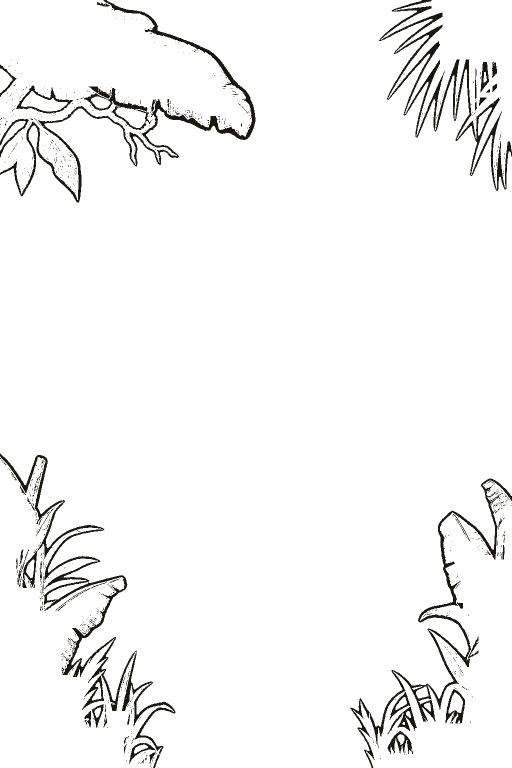
#> input picture assets/scence/paper-diorama-v1/foliage-ink.png, 1024 x 1536 px, given in place of sky.png, which was not available (shown at 1/2 size)
$ python paper-ink-masks.py
#> lines starting #> are read from the running program, lines starting #| are printed output that depends on the picture; after the words box and inside, x2 and y2 are one past the last pixel; in counts of white or black regions, pixels touching at a corner belong together; pictures that were not available may be replaced by others from this repository, and a replacement may not be noted
"""Derive transparent ink overlays; never rewrite any approved/source artwork.
Only warm paper-edge pixels near an alpha boundary are covered. Interior ink,
moon, lantern and textures are preserved. Keep a thin outer paper bevel.
Requires Pillow/numpy for this optional authoring step, never at game runtime.
"""
from pathlib import Path
from PIL import Image,ImageFilter
import numpy as np
root=Path(__file__).resolve().parents[1]/'assets/scence/paper-diorama-v1'
for name,reach in [('sky',10),('forest',13),('village-v2',17),('foliage',21)]:
 src=Image.open(root/(name+'.png')).convert('RGBA');a=np.array(src);r,g,b,alpha=[a[:,:,i].astype(float) for i in range(4)]
#> further down, src is the input picture: PIL image 1024x1536 RGBA; mean R, G, B, A 23, 20, 15, 9.6
#> after `r, g, b, alpha = [a[:, :, i].astype(float) for i in range(4)]`: r: shape (1536, 1024) float64; every value is 23
#> after `r, g, b, alpha = [a[:, :, i].astype(float) for i in range(4)]`: g: shape (1536, 1024) float64; every value is 20
#> after `r, g, b, alpha = [a[:, :, i].astype(float) for i in range(4)]`: b: shape (1536, 1024) float64; every value is 15
#> after `r, g, b, alpha = [a[:, :, i].astype(float) for i in range(4)]`:
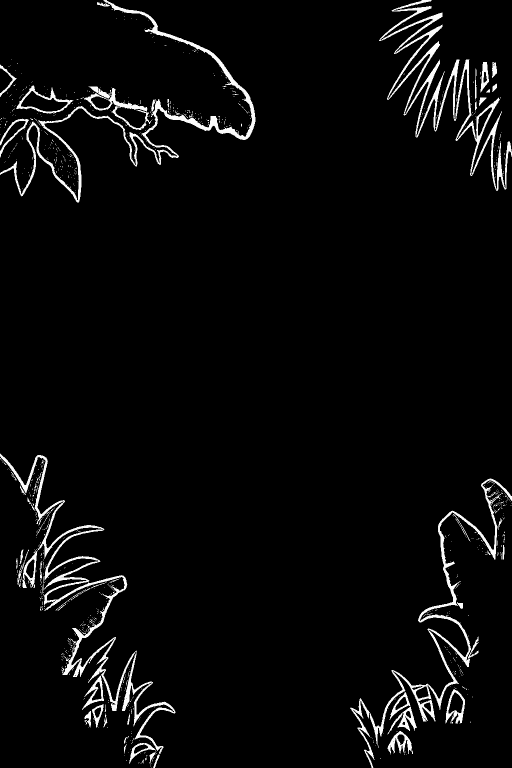
#> alpha: shape (1536, 1024) float64 (shown at 1/2 size); min 0, max 254, mean 9.6
 boundary=Image.fromarray(np.where(alpha<180,255,0).astype('uint8'))
#> boundary: PIL image 1024x1536 L; 96.2% white; 917 black regions (852 under 20 px), largest, box (x1, y1, x2, y2) and area: (0, 907, 351, 1509) 12738, (758, 0, 1024, 382) 11828, (0, 0, 511, 405) 10662
 near=np.array(boundary.filter(ImageFilter.MaxFilter(reach*2+1)))>0
#> near: shape (1536, 1024) bool; every value is 1
 # The printed outline already has irregular hand-cut contours. Follow them.
 warm=(r>135)&(g>110)&(b>65)&(r>=g)&(g>=b)&((r-g)<85)&((g-b)<85)&(alpha>170)
#> warm: shape (1536, 1024) bool; every value is 0
 outer=np.array(boundary.filter(ImageFilter.MaxFilter(3)))>0
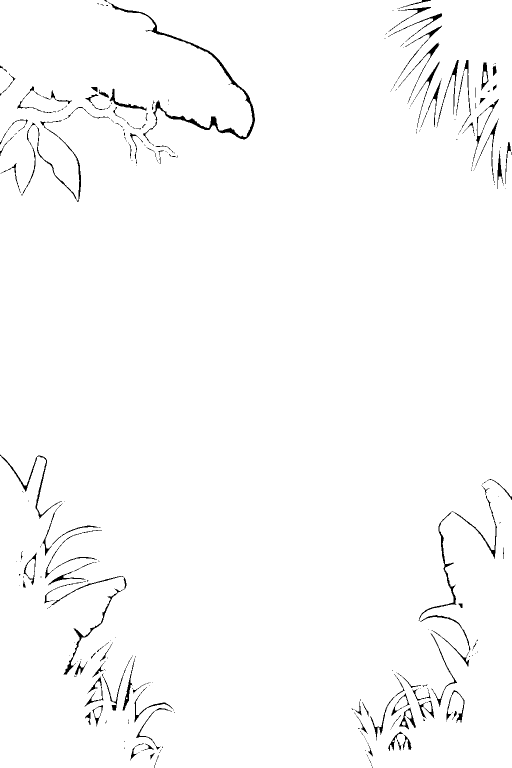
#> outer: shape (1536, 1024) bool (shown at 1/2 size); 98.4% white; 335 black regions (235 under 20 px), largest, box (x1, y1, x2, y2) and area: (216, 4, 510, 288) 3493, (837, 991, 994, 1242) 1493, (103, 1152, 253, 1349) 1243
 mask=warm&near&~outer
 out=np.zeros_like(a);out[:,:,:3]=[23,20,15];out[:,:,3]=np.where(mask,alpha,0).astype('uint8')
 Image.fromarray(out).save(root/(name+'-ink.png'),optimize=True)
 print(name,int(mask.sum()),'ink pixels')
#| sky 0 ink pixels
#> pass 2 of the loop `for name,reach in [('sky',10),('forest',13),('village-v2',17),('foliag..`:
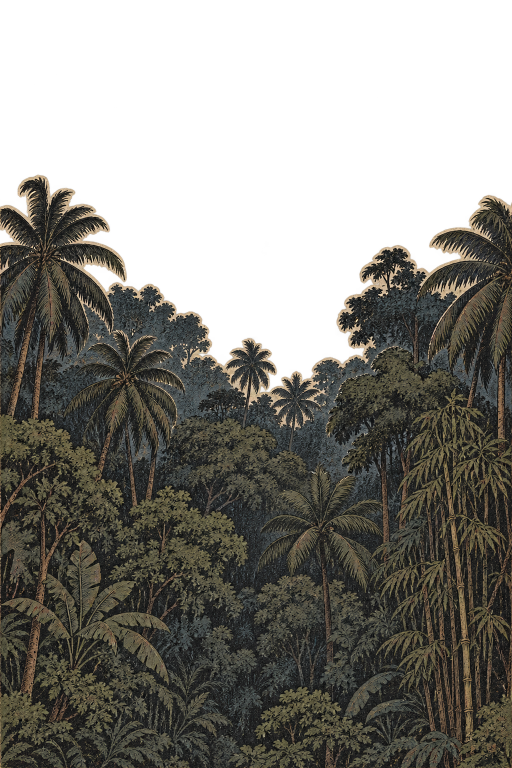
#> input picture assets/scence/paper-diorama-v1/forest.png, 1024 x 1536 px (shown at 1/2 size)
#> src is the input picture: PIL image 1024x1536 RGBA; mean R, G, B, A 50.5, 47.8, 40.1, 161.3
#> `boundary=Image.fromarray(np.where(alpha<180,255,0).astype('uint8'))`:
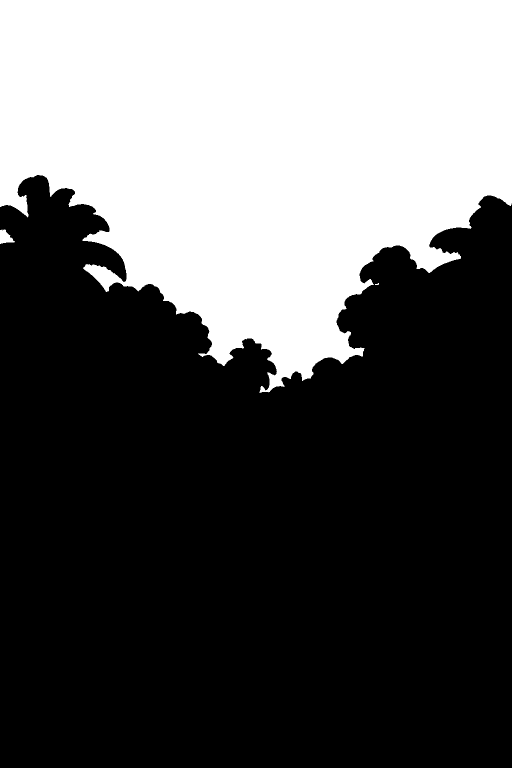
#> boundary: PIL image 1024x1536 L (shown at 1/2 size); 36.1% white; 3 white regions, box (x1, y1, x2, y2) and area: (0, 0, 1024, 786) 566515, (0, 459, 30, 488) 533, (750, 566, 758, 570) 20
#> near: shape (1536, 1024) bool; 38.8% white; 2 white regions, box (x1, y1, x2, y2) and area: (0, 0, 1024, 799) 608887, (0, 446, 43, 501) 2038
#> warm: shape (1536, 1024) bool; 2.7% white; 3568 white regions (3467 under 20 px), largest, box (x1, y1, x2, y2) and area: (0, 350, 1024, 819) 23644, (862, 550, 955, 677) 1709, (0, 442, 53, 494) 807
#> outer: shape (1536, 1024) bool; 36.3% white; 2 white regions, box (x1, y1, x2, y2) and area: (0, 0, 1024, 787) 570156, (0, 458, 31, 489) 631
#> mask: shape (1536, 1024) bool; 1.1% white; 46 white regions (42 under 20 px), largest, box (x1, y1, x2, y2) and area: (0, 351, 581, 799) 9178, (564, 483, 935, 775) 5301, (860, 392, 1024, 497) 1541, (0, 446, 43, 494) 641
#> `out[:, :, 3] = np.where(mask, alpha, 0).astype('uint8')`:
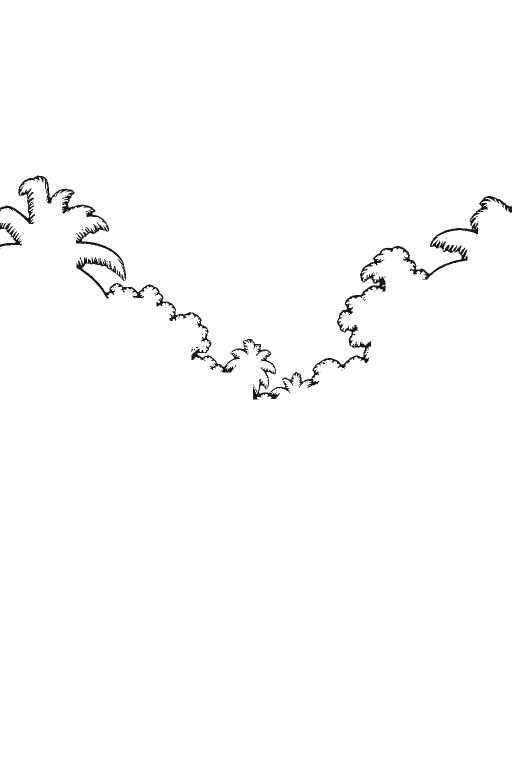
#> out: shape (1536, 1024, 4) (shown at 1/2 size); mean R, G, B, A 23, 20, 15, 2.7; transparent parts drawn white
#| forest 16794 ink pixels
#> pass 3 of the loop `for name,reach in [('sky',10),('forest',13),('village-v2',17),('foliag..`:
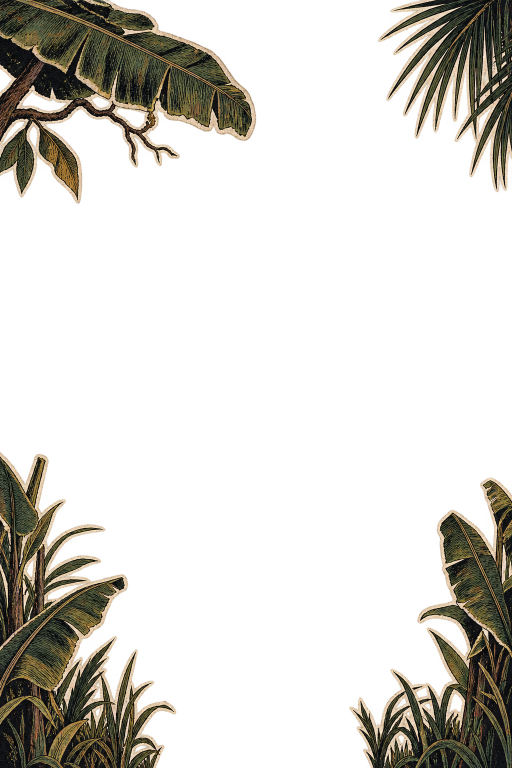
#> input picture assets/scence/paper-diorama-v1/foliage.png, 1024 x 1536 px, given in place of village-v2.png, which was not available (shown at 1/2 size)
#> src is the input picture: PIL image 1024x1536 RGBA; mean R, G, B, A 53.4, 48.2, 37.5, 62.9
#> `boundary=Image.fromarray(np.where(alpha<180,255,0).astype('uint8'))`:
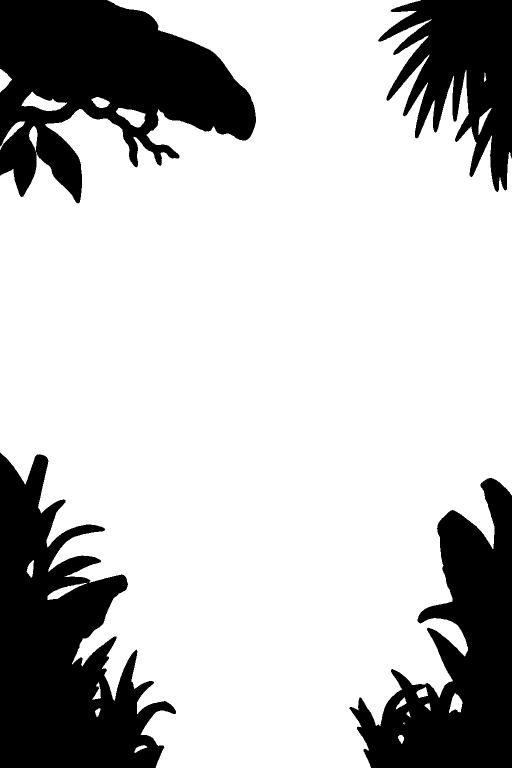
#> boundary: PIL image 1024x1536 L (shown at 1/2 size); 75.3% white; 4 black regions, box (x1, y1, x2, y2) and area: (0, 905, 352, 1536) 121802, (0, 0, 512, 407) 118056, (699, 956, 1024, 1536) 93467, (756, 0, 1024, 384) 55874
#> near: shape (1536, 1024) bool; 85.3% white; 9 black regions (1 under 20 px), largest, box (x1, y1, x2, y2) and area: (0, 939, 294, 1536) 77613, (0, 0, 492, 255) 68210, (750, 992, 1024, 1536) 57129
#> warm: shape (1536, 1024) bool; 6.1% white; 2499 white regions (2349 under 20 px), largest, box (x1, y1, x2, y2) and area: (0, 905, 352, 1536) 18222, (756, 0, 1024, 384) 15834, (0, 0, 512, 407) 13621
#> outer: shape (1536, 1024) bool; 76.1% white; 4 black regions, box (x1, y1, x2, y2) and area: (0, 907, 351, 1536) 118357, (0, 0, 511, 405) 114675, (700, 957, 1024, 1536) 90883, (758, 0, 1024, 382) 52781
#> mask: shape (1536, 1024) bool; 3.7% white; 755 white regions (696 under 20 px), largest, box (x1, y1, x2, y2) and area: (0, 907, 351, 1509) 12395, (758, 0, 1024, 382) 11319, (0, 0, 511, 405) 10581
#> `out[:, :, 3] = np.where(mask, alpha, 0).astype('uint8')`:
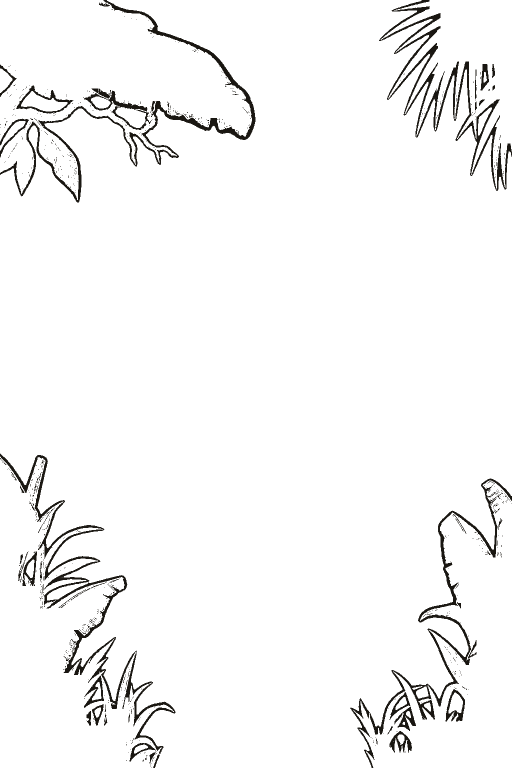
#> out: shape (1536, 1024, 4) (shown at 1/2 size); mean R, G, B, A 23, 20, 15, 9.1; transparent parts drawn white
#| village-v2 57440 ink pixels
#> the loop made 4 passes; the first 3 are shown
